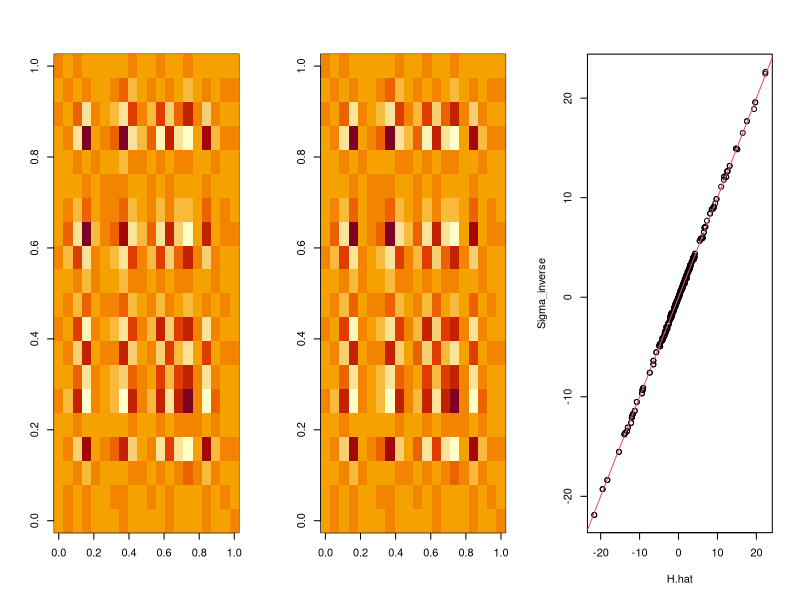

Here is the R script that generated this plot:
## ---- chunk 1
knitr::opts_chunk$set(echo = TRUE)
## ---- chunk 2
  # The following code is written with readability in mind, not computational efficiency.
  # Tremendous computational speedups can be obtained by, for instance, vectorizing the methods.

compute_hessian_estimator <- function(score, theta, Y, c){
  p <- length(theta)
  perturbation <- sample(c(-c,c), p, replace = T)
  Gk <- score(theta  + perturbation, Y) - score(theta - perturbation, Y)
  Hk <- Gk %*% t(1/perturbation)
  Hk <- 1/2 * (Hk/2 + t(Hk/2))
  Hk
}
compute_expected_hessian <- function(generator, score, theta, N, c=1e-4){
  # Returns an estimate of the expectation of the hessian
  # Generator is a function that takes theta and returns a matrix whose rows are the realizations from the true model.
  # Score is a function that takes theta and an observation Y, and returns a p-vector
  # theta is a p-vector of parameters
  # N is the number of summands to compute the final hessian.
  
  # Extract information from the arguments
  p <- length(theta)
  
  # Generate the realizations
  Y <- generator(theta, N)
  
  H <- matrix(0, p, p)
  # The sum is computed sequentially to reduce the memory requirements
  for(i in 1:N){
    H <- H + compute_hessian_estimator(score, theta, Y[i,], c=c)
  }
  H <- H/N
  list(H = H)
}
## ---- chunk 3
generator <- function(theta, N){
  mvtnorm::rmvnorm(N, mean=theta, sigma=Sigma)
}

score_MLE <- function(theta, Y){
  if(!is.vector(Y)) stop("Y must be provided as a vector, not a matrix.")
  as.vector(- Sigma_inverse %*% (Y - theta))
}

set.seed(2131)
N <- 10000
p <- 20
theta <- 1:p
# add some randomness
Sigma <- diag(2, p)
Sigma <- rWishart(1, p, diag(p))[,,1]/sqrt(p)
Sigma_inverse <- solve(Sigma)

H.hat <- compute_expected_hessian(generator=generator, score=score_MLE, theta=theta, N=N, c=1e-04)$H

# This should be close to Sigma_inverse

par(mfrow=c(1,3))
image(Sigma_inverse[,p:1])
image(H.hat[,p:1])
plot(H.hat, Sigma_inverse); abline(a=0, b=1, col=2)
par(mfrow=c(1,1))
